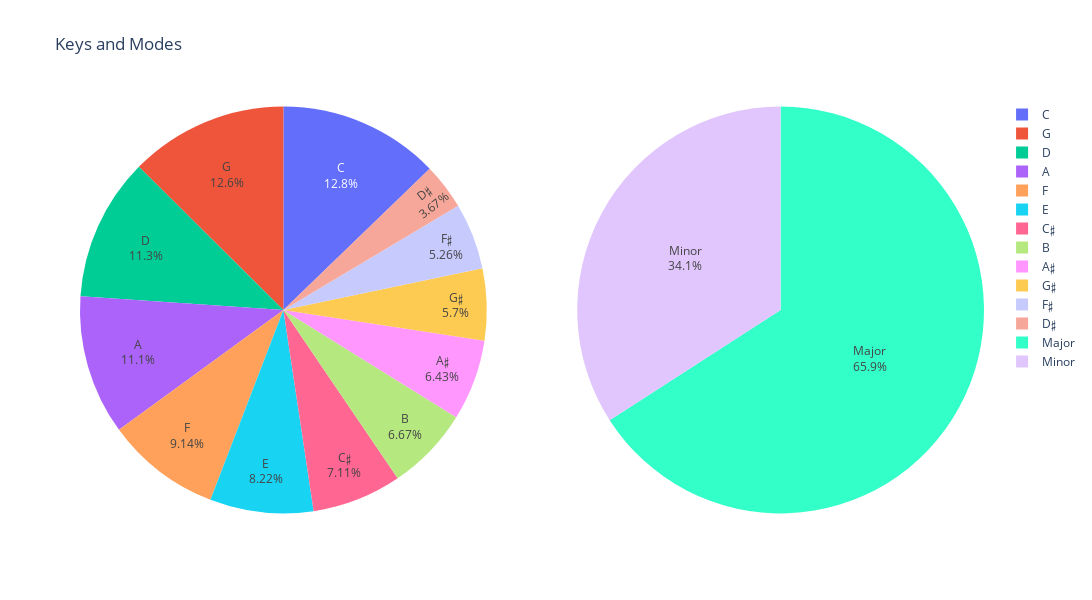

Notebook code for this chart:
### Markdown cell above
### Key and Mode
Let's see the most used keys and the most popular mode of the dataset.

### Code cell
key_mapping = {0:"C",1:"C♯",2:"D",3:"D♯",4:"E",5:"F",6:"F♯",7:"G",8:"G♯",9:"A",10:"A♯",11:"B"}
key_counts_df = pd.DataFrame(df_tracks["key"].value_counts())

key_counts_df['key_names'] = key_counts_df.index.map(key_mapping)
# key_counts_df

key_labels = key_counts_df['key_names'].values
key_values = key_counts_df['key'].values

mode_mapping = {0:"Minor",1:"Major"}
mode_counts_df = pd.DataFrame(df_tracks["mode"].value_counts())
mode_counts_df['mode_names'] = mode_counts_df.index.map(mode_mapping)
# mode_counts_df

mode_labels = mode_counts_df['mode_names'].values
mode_values = mode_counts_df['mode'].values

fig = make_subplots(rows=1, cols=2,specs=[[{"type": "pie"}, {"type": "pie"}]])

fig.add_trace(
    pgo.Pie(labels=key_labels, values=key_values),row=1, col=1)

fig.add_trace(
    pgo.Pie(labels=mode_labels, values=mode_values),row=1, col=2)

fig.update_traces(textposition='inside', textinfo='percent+label')


fig.update_layout(height=600, width=1200, title_text="Keys and Modes")
fig.show()

### Figure 1 — Plotly figure (JSON) as saved in the notebook; plotly's stock layout.template omitted (floating-point values rounded to 4 significant figures)
{"data": [{"domain": {"x": [0, 0.45], "y": [0, 1]}, "labels": ["C", "G", "D", "A", "F", "E", "C♯", "B", "A♯", "G♯", "F♯", "D♯"], "textinfo": "percent+label", "textposition": "inside", "type": "pie", "values": [74950, 73779, 66551, 65128, 53614, 48220, 41736, 39132, 37710, 33460, 30856, 21535]}, {"domain": {"x": [0.55, 1], "y": [0, 1]}, "labels": ["Major", "Minor"], "textinfo": "percent+label", "textposition": "inside", "type": "pie", "values": [386497, 200174]}], "layout": {"height": 600, "title": {"text": "Keys and Modes"}, "width": 1200}}
